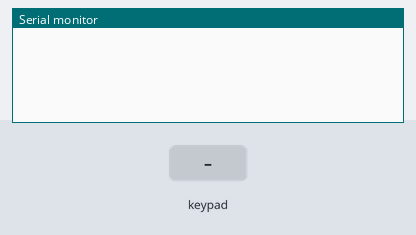
Bench run of a sketch on a simulated ESP32. Parts: the last lines printed to the serial monitor. The test bench sets the inputs (shaded band).

Above: at 1.2 s.
1.3 s: key '1' pressed
At 2.1 s:
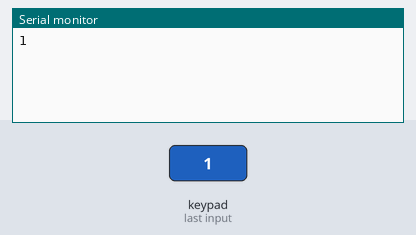
2.8 s: keypad keys 1 2 3 4 pressed 0.4 s apart
At 3.86 s:
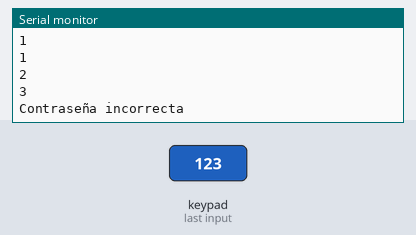
5.9 s: key 'A' pressed
At 7.0 s:
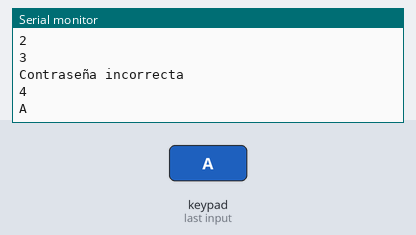
7.4 s: keypad keys 1 2 3 4 # pressed 0.4 s apart
At 10.4 s:
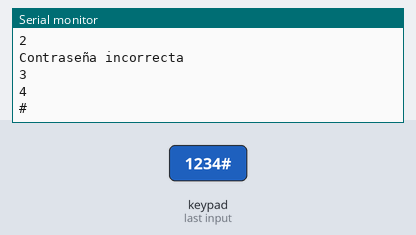
10.9 s: key 'B' pressed
At 11.9 s:
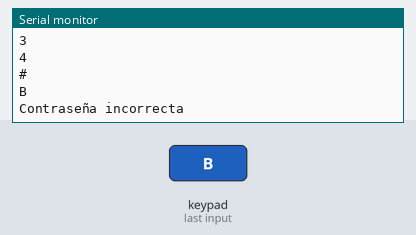
12.4 s: keypad keys 1 2 3 4 * pressed 0.4 s apart
At 15.3 s:
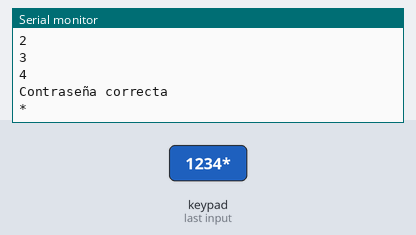
Timing chart, 0 to 16.8 s (numbered marks = the images above; inputs shaded):
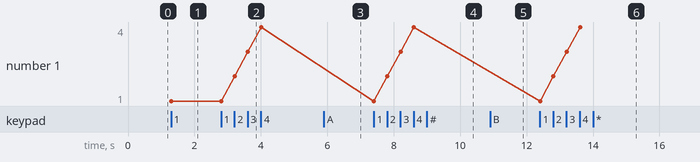

Measured:
- after the input at 1.3 s, the serial monitor: prints a new line at once (image 1)
- after the input at 2.8 s, the serial monitor: prints a new line after 0.41 s (image 2)
- after the input at 5.9 s, the serial monitor: prints a new line at once (image 3)
- after the input at 7.4 s, the serial monitor: prints a new line at once (image 4)
- after the input at 10.9 s, the serial monitor: prints a new line at once (image 5)
- after the input at 12.4 s, the serial monitor: prints a new line at once (image 6)
- plotted number 1: 1 → 4 after the input at 2.8 s

The sketch:

keypad_izan.ino
```cpp
#include <Keypad.h>

const uint8_t ROWS = 4;
const uint8_t COLS = 4;

char keys[ROWS][COLS] = {
 { '1', '2', '3', 'A' },
 { '4', '5', '6', 'B' },
 { '7', '8', '9', 'C' },
 { '*', '0', '#', 'D' }
};

uint8_t colPins[COLS] = { 16, 4, 2, 15 };
uint8_t rowPins[ROWS] = { 19, 18, 5, 17 };

Keypad keypad = Keypad(makeKeymap(keys), rowPins, colPins, ROWS, COLS);

String password = "1234";
String input = "";
void setup() {
 Serial.begin(9600);
}

void loop() {
 char key = keypad.getKey();
 if (key) {
   Serial.println(key);
   input += key;

   if (input.length() == 4) {
     if (input == password) {
       Serial.println("Contraseña correcta");
     } else {
       Serial.println("Contraseña incorrecta");
     }
     input = "";
   }
 }
}
```
